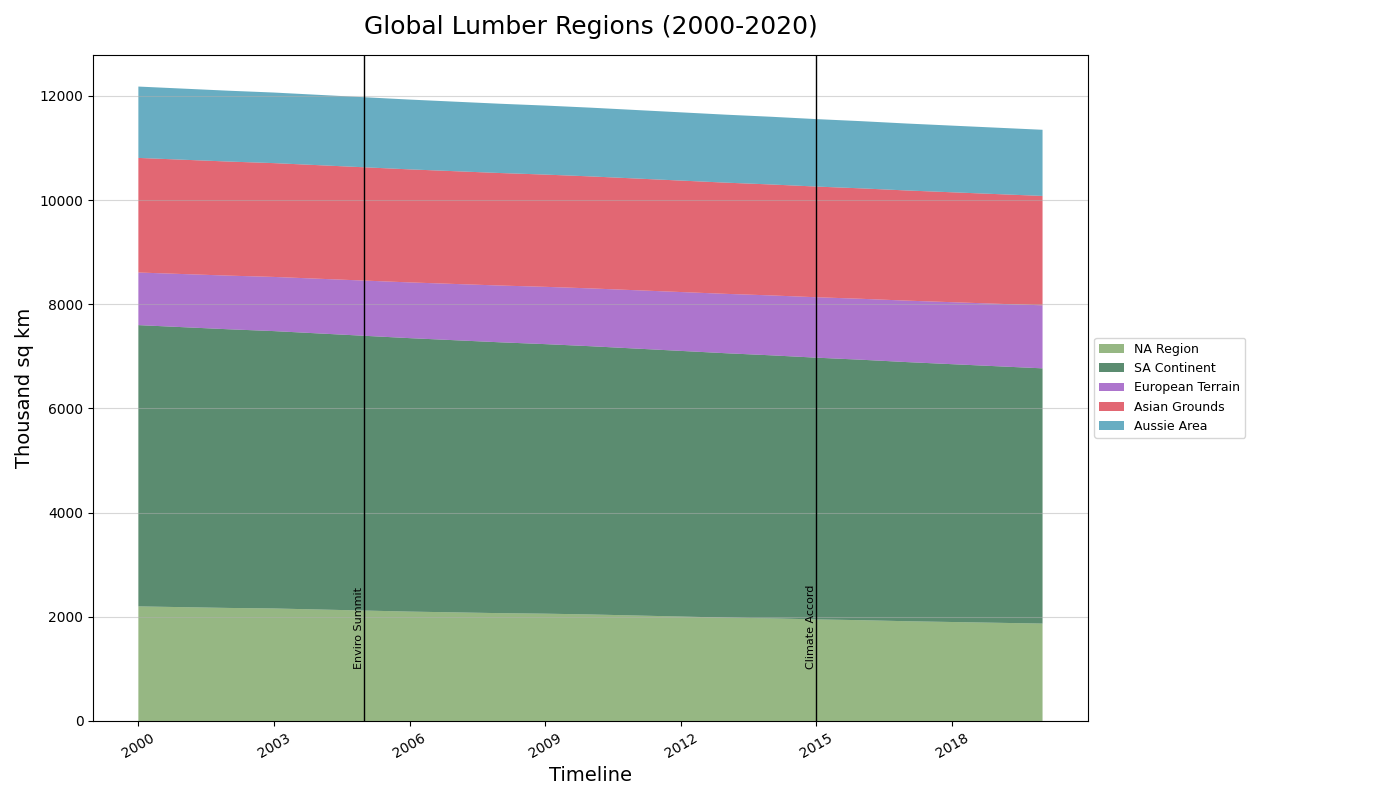

Python code for this plot:
import matplotlib.pyplot as plt
import numpy as np

years = np.arange(2000, 2021)

north_america = np.array([2200, 2185, 2170, 2160, 2140, 2120, 2100, 2085, 2070, 2060, 2045, 2025, 
                          2005, 1985, 1970, 1950, 1935, 1915, 1900, 1885, 1870])
south_america = np.array([5400, 5375, 5350, 5325, 5300, 5275, 5250, 5225, 5200, 5175, 5150, 5125, 
                          5100, 5075, 5050, 5025, 5000, 4975, 4950, 4925, 4900])
europe = np.array([1010, 1020, 1030, 1040, 1050, 1060, 1070, 1080, 1090, 1100, 1110, 1120, 1130, 
                   1140, 1150, 1160, 1170, 1180, 1190, 1200, 1210])
asia = np.array([2200, 2195, 2190, 2185, 2180, 2175, 2170, 2165, 2160, 2155, 2150, 2145, 2140,
                 2135, 2130, 2125, 2120, 2115, 2110, 2105, 2100])
australia = np.array([1370, 1365, 1360, 1355, 1350, 1345, 1340, 1335, 1330, 1325, 1320, 1315, 
                      1310, 1305, 1300, 1295, 1290, 1285, 1280, 1275, 1270])

# Stack to exclude the 'africa' dataset
regions = np.row_stack((north_america, south_america, europe, asia, australia))

fig, ax = plt.subplots(figsize=(14, 8))

colors = ['#6A994E', '#165B33', '#8A3AB9', '#D72638', '#288BA8'] # Removed color for the africa region
ax.stackplot(years, regions, labels=['NA Region', 'SA Continent', 'European Terrain', 'Asian Grounds', 'Aussie Area'], colors=colors, alpha=0.7)

ax.set_title('Global Lumber Regions (2000-2020)', fontsize=18, fontweight='normal', pad=15)
ax.set_xlabel('Timeline', fontsize=14)
ax.set_ylabel('Thousand sq km', fontsize=14)

ax.set_xticks(np.arange(2000, 2021, 3))
ax.yaxis.grid(True, linestyle='-', linewidth=0.8, alpha=0.5)

ax.legend(loc='center left', fontsize=9, bbox_to_anchor=(1, 0.5))

highlight_years = {2005: "Enviro Summit", 2015: "Climate Accord"}
for year, event in highlight_years.items():
    ax.axvline(x=year, color='black', linestyle='-', linewidth=1)
    ax.text(year, 1000, event, rotation=90, verticalalignment='bottom', horizontalalignment='right', color='black', fontsize=8)

plt.xticks(rotation=30)
plt.tight_layout(rect=[0, 0, 0.9, 1])

plt.show()
